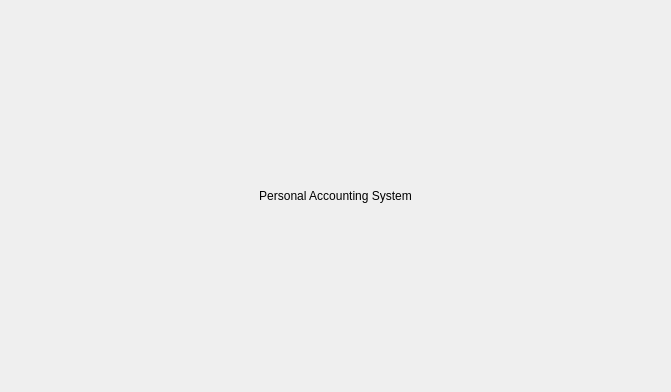
<?xml version="1.0" encoding="UTF-8"?>
<ui version="4.0">
 <class>Dialog</class>
 <widget class="QDialog" name="Dialog">
  <property name="geometry">
   <rect>
    <x>0</x>
    <y>0</y>
    <width>671</width>
    <height>392</height>
   </rect>
  </property>
  <property name="windowTitle">
   <string>Dialog</string>
  </property>
  <layout class="QVBoxLayout" name="verticalLayout">
   <item>
    <widget class="QLabel" name="label">
     <property name="maximumSize">
      <size>
       <width>16777215</width>
       <height>35</height>
      </size>
     </property>
     <property name="styleSheet">
      <string notr="true">font: 700 18pt &quot;Segoe Script&quot;;</string>
     </property>
     <property name="text">
      <string>Personal Accounting System</string>
     </property>
     <property name="alignment">
      <set>Qt::AlignCenter</set>
     </property>
    </widget>
   </item>
   <item>
    <layout class="QGridLayout" name="gridLayout"/>
   </item>
   <item>
    <layout class="QHBoxLayout" name="horizontalLayout"/>
   </item>
   <item>
    <layout class="QHBoxLayout" name="horizontalLayout_2"/>
   </item>
  </layout>
 </widget>
 <resources/>
 <connections/>
</ui>
